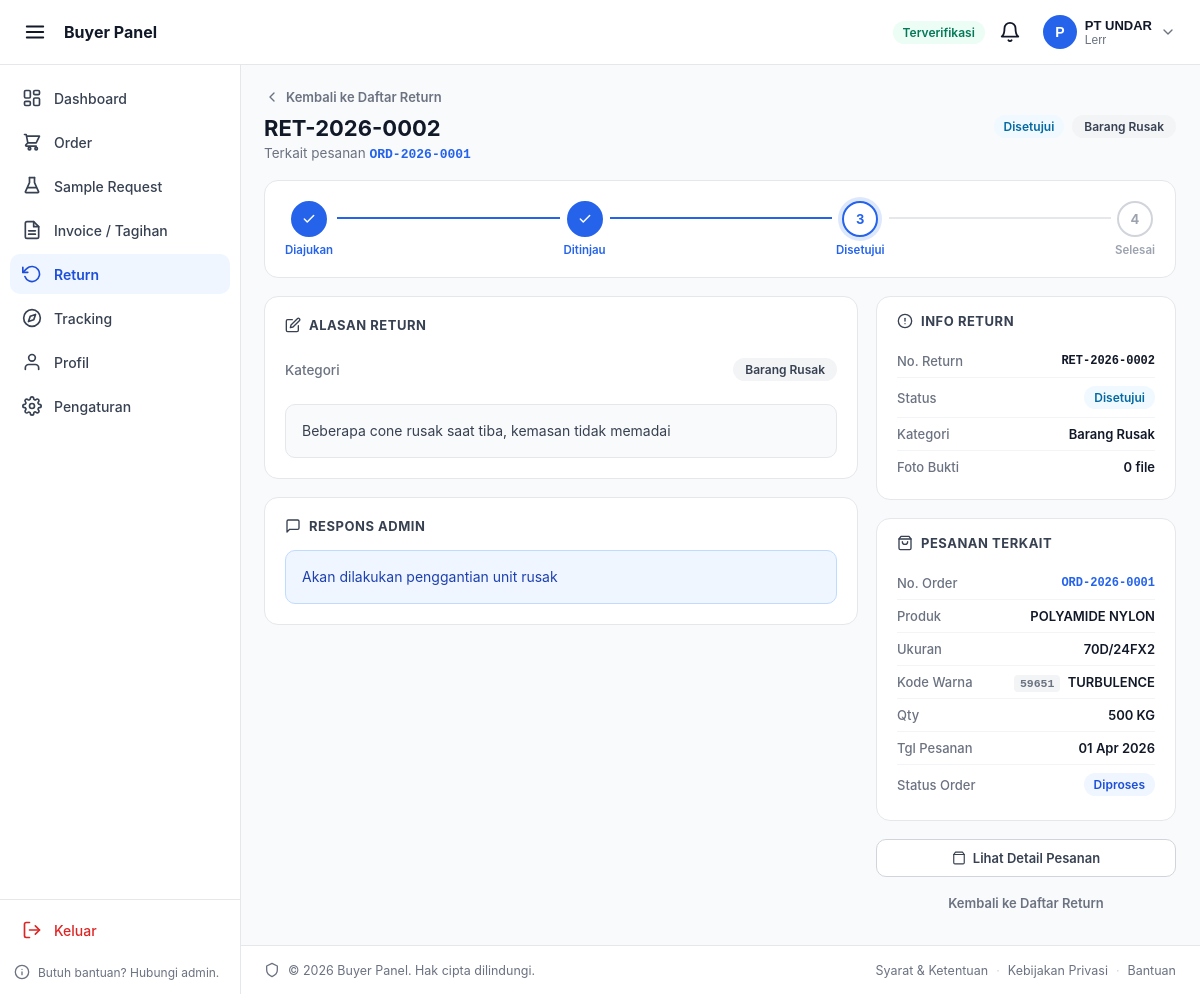
Screenshot of /buyer_panel/returns-detail.php?id=1 (signed in) with the database file from the repository.
### tables this page shows
CREATE TABLE `buyer_profile` (
  `id_buyer` int(11) NOT NULL,
  `id_user` int(11) NOT NULL,
  `kode_pelanggan` varchar(20) DEFAULT NULL,
  `nama_perusahaan` varchar(150) NOT NULL,
  `nama_pic` varchar(100) NOT NULL,
  `no_whatsapp` varchar(20) NOT NULL,
  `alamat` text NOT NULL,
  `negara` varchar(50) NOT NULL,
  `contact_person` varchar(100) DEFAULT NULL,
  `no_telp` varchar(20) DEFAULT NULL,
  `npwp` varchar(25) DEFAULT NULL,
  `nib` varchar(20) DEFAULT NULL,
  `upload_dokumen` varchar(255) DEFAULT NULL,
  `status_verifikasi` enum('pending','approved','rejected','blocked') NOT NULL DEFAULT 'pending',
  `diverifikasi_oleh` int(11) DEFAULT NULL,
  `tanggal_diblokir` datetime DEFAULT NULL,
  `tenor_hari` int(11) NOT NULL DEFAULT 30
);

CREATE TABLE `order_returns` (
  `id_return` int(11) NOT NULL,
  `id_order` int(11) NOT NULL,
  `no_return` varchar(20) NOT NULL,
  `alasan_kategori` enum('deviasi_warna','kualitas','barang_rusak','spesifikasi_salah','lainnya') NOT NULL,
  `alasan` text NOT NULL,
  `foto` varchar(255) DEFAULT NULL COMMENT 'JSON array of file paths, max 5',
  `respons_admin` text DEFAULT NULL,
  `status` enum('submitted','under_review','approved','resolved','rejected') NOT NULL DEFAULT 'submitted'
);

CREATE TABLE `orders` (
  `id_order` int(11) NOT NULL,
  `id_buyer` int(11) NOT NULL,
  `no_order` varchar(20) NOT NULL,
  `kode_warna` varchar(20) DEFAULT NULL,
  `nama_warna` varchar(100) DEFAULT NULL,
  `jenis_benang` varchar(100) NOT NULL,
  `ukuran_benang` varchar(50) DEFAULT NULL,
  `qty` int(11) NOT NULL,
  `harga_benang` decimal(15,2) NOT NULL,
  `tanggal` date NOT NULL,
  `catatan` text DEFAULT NULL,
  `status` enum('pending','processing','shipped','done','cancelled') NOT NULL DEFAULT 'pending'
);

### buyer_panel/returns-detail.php (the view, shortened to what the rows shown need)
<?php
require_once __DIR__ . '/partials/config.php';
$idBuyer   = (int) ($currentBuyer['id_buyer'] ?? 0);
$idReturn = (int) ($_GET['id'] ?? 0);
$stmt = $conn->prepare("
    SELECT r.*,
           o.no_order, o.jenis_benang, o.ukuran_benang,
           o.kode_warna, o.nama_warna, o.qty, o.harga_benang,
           o.tanggal AS tanggal_order, o.status AS order_status,
           o.catatan AS catatan_order, o.id_order
    FROM order_returns r
    JOIN orders o ON o.id_order = r.id_order
    JOIN buyer_profile bp ON bp.id_buyer = o.id_buyer
    WHERE r.id_return = ? AND o.id_buyer = ?
    LIMIT 1
");
$stmt->bind_param('ii', $idReturn, $idBuyer);
$stmt->execute();
$ret = $stmt->get_result()->fetch_assoc();
function retStatusBadge(string $s): string {
    $map = [
        'submitted'    => ['Diajukan',  'badge-pending'],
        'under_review' => ['Ditinjau',  'badge-processing'],
        'approved'     => ['Disetujui', 'badge-shipped'],
        'resolved'     => ['Selesai',   'badge-done'],
        'rejected'     => ['Ditolak',   'badge-cancelled'],
    ];
    $d = $map[$s] ?? [ucfirst($s), 'badge-pending'];
    return '<span class="bp-badge ' . $d[1] . '">' . $d[0] . '</span>';
}
function orderStatusBadge(string $s): string {
    $map = [
        'pending'    => ['Menunggu',   'badge-pending'],
        'processing' => ['Diproses',   'badge-processing'],
        'shipped'    => ['Dikirim',    'badge-shipped'],
        'done'       => ['Selesai',    'badge-done'],
        'cancelled'  => ['Dibatalkan', 'badge-cancelled'],
    ];
    $d = $map[$s] ?? [ucfirst($s), 'badge-pending'];
    return '<span class="bp-badge ' . $d[1] . '">' . $d[0] . '</span>';
}
function retKatLabel(string $k): string {
    $map = [
        'deviasi_warna'     => 'Deviasi Warna',
        'kualitas'          => 'Kualitas',
        'barang_rusak'      => 'Barang Rusak',
        'spesifikasi_salah' => 'Spesifikasi Salah',
        'lainnya'           => 'Lainnya',
    ];
    return $map[$k] ?? ucfirst($k);
}
?>
<!DOCTYPE html>
<html lang="id">
<head>
</head>
<body>
<?php include __DIR__ . '/partials/_header.php'; ?>
<div class="bp-content">
    <main class="bp-retdetail">
        <div class="bp-retdetail__heading">
            <div class="bp-retdetail__title-row">
                <div>
                    <h1><?= htmlspecialchars($ret['no_return']) ?></h1>
                    <p>Terkait pesanan
                        <a href="<?= BUYER_URL ?>/orders-detail.php?id=<?= $ret['id_order'] ?>"
                           class="bp-inline-link"><?= htmlspecialchars($ret['no_order']) ?></a>
                    </p>
                </div>
                <div class="bp-retdetail__badges">
                    <?= retStatusBadge($ret['status']) ?>
                    <span class="bp-kat-chip"><?= retKatLabel($ret['alasan_kategori']) ?></span>
                </div>
            </div>
        </div>
        <div class="bp-retdetail__grid">
            <div class="bp-retdetail__col-main">
                <div class="bp-card">
                    <div class="bp-card__section-header">
                        <h2>Alasan Return</h2>
                    </div>
                    <div class="bp-detail-rows">
                        <div class="bp-detail-row">
                            <span class="bp-detail-row__label">Kategori</span>
                            <span class="bp-kat-chip"><?= retKatLabel($ret['alasan_kategori']) ?></span>
                        </div>
                    </div>
                    <div class="bp-alasan-box">
                        <p><?= nl2br(htmlspecialchars($ret['alasan'])) ?></p>
                    </div>
                </div>
                <div class="bp-card">
                    <div class="bp-card__section-header">
                        <h2>Respons Admin</h2>
                    </div>
                    <?php if ($ret['respons_admin']): ?>
                        <div class="bp-respons-box">
                            <p><?= nl2br(htmlspecialchars($ret['respons_admin'])) ?></p>
                        </div>
                    <?php endif; ?>
                </div>
            </div>
            <div class="bp-retdetail__col-side">
                <div class="bp-card bp-info-card">
                    <div class="bp-card__section-header">
                        <h2>Info Return</h2>
                    </div>
                    <div class="bp-info-rows">
                        <div class="bp-info-row">
                            <span class="bp-info-row__label">No. Return</span>
                            <span class="bp-info-row__value mono"><?= htmlspecialchars($ret['no_return']) ?></span>
                        </div>
                        <div class="bp-info-row">
                            <span class="bp-info-row__label">Status</span>
                            <?= retStatusBadge($ret['status']) ?>
                        </div>
                        <div class="bp-info-row">
                            <span class="bp-info-row__label">Kategori</span>
                            <span class="bp-info-row__value"><?= retKatLabel($ret['alasan_kategori']) ?></span>
                        </div>
                    </div>
                </div>
                <div class="bp-card bp-info-card">
                    <div class="bp-card__section-header">
                        <h2>Pesanan Terkait</h2>
                    </div>
                    <div class="bp-info-rows">
                        <div class="bp-info-row">
                            <span class="bp-info-row__label">No. Order</span>
                            <a href="<?= BUYER_URL ?>/orders-detail.php?id=<?= $ret['id_order'] ?>"
                               class="bp-info-row__value mono bp-link-small">
                                <?= htmlspecialchars($ret['no_order']) ?>
                            </a>
                        </div>
                        <div class="bp-info-row">
                            <span class="bp-info-row__label">Produk</span>
                            <span class="bp-info-row__value"><?= htmlspecialchars($ret['jenis_benang']) ?></span>
                        </div>
                        <?php if ($ret['ukuran_benang']): ?>
                        <div class="bp-info-row">
                            <span class="bp-info-row__label">Ukuran</span>
                            <span class="bp-info-row__value"><?= htmlspecialchars($ret['ukuran_benang']) ?></span>
                        </div>
                        <?php endif; ?>
                        <?php if ($ret['kode_warna']): ?>
                        <div class="bp-info-row">
                            <span class="bp-info-row__label">Kode Warna</span>
                            <span class="bp-info-row__value">
                                <span class="bp-color-code"><?= htmlspecialchars($ret['kode_warna']) ?></span>
                                <?= htmlspecialchars($ret['nama_warna'] ?? '') ?>
                            </span>
                        </div>
                        <?php endif; ?>
                        <div class="bp-info-row">
                            <span class="bp-info-row__label">Qty</span>
                            <span class="bp-info-row__value"><?= number_format($ret['qty'], 0, ',', '.') ?> KG</span>
                        </div>
                        <div class="bp-info-row">
                            <span class="bp-info-row__label">Tgl Pesanan</span>
                            <span class="bp-info-row__value"><?= date('d M Y', strtotime($ret['tanggal_order'])) ?></span>
                        </div>
                        <div class="bp-info-row">
                            <span class="bp-info-row__label">Status Order</span>
                            <?= orderStatusBadge($ret['order_status']) ?>
                        </div>
                    </div>
                </div>
            </div>
        </div>
    </main>
</div>
</body>
</html>

### buyer_panel/partials/_header.php (shortened to what the rows shown need)
<?php
$namaPerusahaan = $currentBuyer['nama_perusahaan'] ?? 'Buyer';
$namaPic         = $currentBuyer['nama_pic'] ?? '';
$statusVerif     = $currentBuyer['status_verifikasi'] ?? 'pending';
$inisial = mb_strtoupper(mb_substr($namaPerusahaan, 0, 1));
$statusBadge = [
    'approved' => ['label' => 'Terverifikasi', 'class' => 'badge-verified'],
    'pending'  => ['label' => 'Menunggu Verifikasi', 'class' => 'badge-pending'],
    'rejected' => ['label' => 'Ditolak', 'class' => 'badge-rejected'],
    'blocked'  => ['label' => 'Diblokir', 'class' => 'badge-rejected'],
][$statusVerif] ?? ['label' => 'Menunggu Verifikasi', 'class' => 'badge-pending'];
?>
<header class="bp-header" id="bpHeader">
    <div class="bp-header__right">
        <span class="bp-badge <?= $statusBadge['class'] ?> bp-header__badge-desktop">
            <?= htmlspecialchars($statusBadge['label']) ?>
        </span>
        <div class="bp-header__notif">
            <button type="button" class="bp-icon-btn" id="bpNotifBtn" aria-label="Notifikasi" aria-haspopup="true" aria-expanded="false">
            </button>
        </div>
        <div class="bp-header__profile">
            <button type="button" class="bp-header__profile-btn" id="bpProfileBtn" aria-haspopup="true" aria-expanded="false">
                <span class="bp-avatar"><?= htmlspecialchars($inisial) ?></span>
                <span class="bp-header__profile-info">
                    <span class="bp-header__profile-name"><?= htmlspecialchars($namaPerusahaan) ?></span>
                    <span class="bp-header__profile-pic"><?= htmlspecialchars($namaPic) ?></span>
                </span>
                <svg class="bp-header__chevron" viewBox="0 0 24 24" fill="none" stroke="currentColor" stroke-width="2" stroke-linecap="round" stroke-linejoin="round" width="16" height="16">
                    <polyline points="6 9 12 15 18 9"></polyline>
                </svg>
            </button>
        </div>
    </div>
</header>

### rows the page displays
buyer_profile: status_verifikasi "Terverifikasi", nama_perusahaan "P", nama_perusahaan "PT UNDAR", nama_pic "Lerr"
order_returns: no_return "RET-2026-0002", id_order.no_order "ORD-2026-0001", status "Disetujui Disetujui", alasan_kategori "Barang Rusak", alasan "Beberapa cone rusak saat tiba, kemasan tidak memadai", respons_admin "Akan dilakukan penggantian unit rusak", id_order.jenis_benang "POLYAMIDE NYLON", id_order.ukuran_benang "70D/24FX2", id_order.kode_warna "59651", id_order.nama_warna "TURBULENCE", id_order.qty "500", id_order.tanggal "01 Apr 2026", id_order.status "Diproses"

### other values shown
$item['label'] "Dashboard"
$item['label'] "Order"
$item['label'] "Sample Request"
$item['label'] "Invoice / Tagihan"
$item['label'] "Return"
$item['label'] "Tracking"
$item['label'] "Profil"
$item['label'] "Pengaturan"
$ps['label'] "Diajukan"
$ps['label'] "Ditinjau"
$stepNum "3"
$ps['label'] "Disetujui"
$stepNum "4"
$ps['label'] "Selesai"
count($fotoList) "0"
